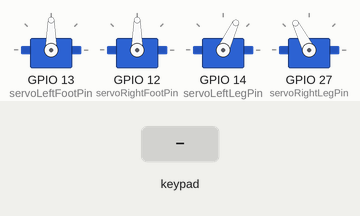
Recording of a program running on a simulated ESP32. Parts: 4 × servo. Inputs (shaded band) come from the test bench. Nothing arrives over Bluetooth unless stated; what the program prints to the serial monitor is not drawn.

Above: at 1.5 s.
1.6 s: key 'X' pressed
At 2.09 s:
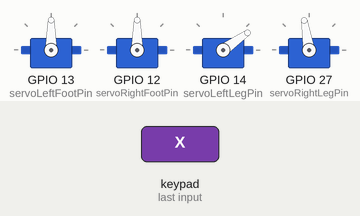
10.6 s: key 'S' pressed
At 12.1 s:
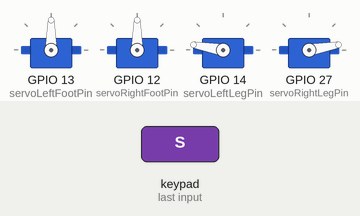
12.4 s: key 'T' pressed
At 13.24 s:
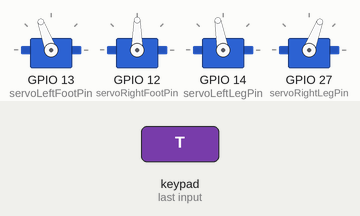
Timing chart, 0 to 17.8 s (numbered marks = the images above; inputs shaded):
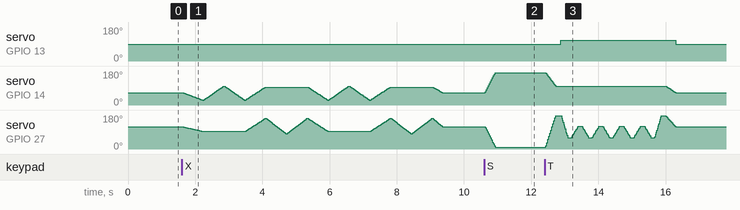

The program:

main.cpp
```cpp
#include <ESP32Servo.h>
#include <PS4Controller.h>

static const int servoLeftFootPin = 13;   // 360° continuous rotation servo
static const int servoLeftLegPin = 14;    // Standard 180° servo
static const int servoRightFootPin = 12;  // 360° continuous rotation servo
static const int servoRightLegPin = 27;   // Standard 180° servo

Servo servoLeftFoot;
Servo servoLeftLeg;
Servo servoRightFoot;
Servo servoRightLeg;

bool wasSquarePressed = false;
bool wasCirclePressed = false;
bool wasTrianglePressed = false;
bool wasCrossPressed = false;
bool wasL1Pressed = false;
bool wasR1Pressed = false;
bool SquareStateActive = false;
bool manualOverride = false;

const int JOYSTICK_DEADZONE = 10;
const int MAX_SERVO_SPEED = 180;

int LNP = 65;     // Left leg neutral position
int RNP = 117;    // Right leg neutral position

void onConnect() {
  Serial.println("Connected!");
}

void onDisConnect() {
  Serial.println("Disconnected!");
}

void moveServosSmooth(Servo &servo1, int start1, int end1, Servo &servo2, int start2, int end2, int steps, int delayTime) {
  int diff1 = end1 - start1;
  int diff2 = end2 - start2;
  for (int i = 0; i <= steps; i++) {
    int pos1 = start1 + (diff1 * i / steps);
    int pos2 = start2 + (diff2 * i / steps);
    servo1.write(pos1);
    servo2.write(pos2);
    delay(delayTime);
  }
}

void moveServoSmooth(Servo &servo1, int start1, int end1, int steps, int delayTime) {
  int diff = end1 - start1;

  for (int i = 0; i <= steps; i++) {
    int pos = start1 + (diff * i / steps);
    servo1.write(pos);
    delay(delayTime);
  }
}

void returnToNeutral() {
  int currentLeftLeg = servoLeftLeg.read();
  int currentRightLeg = servoRightLeg.read();

  moveServosSmooth(servoLeftLeg, currentLeftLeg, LNP, servoRightLeg, currentRightLeg, RNP, 20, 15);

  servoLeftFoot.write(90);
  servoRightFoot.write(90);
}

int mapJoystickToSpeed(int value) {
  if (abs(value) < JOYSTICK_DEADZONE) {
    return 90;  // Center position - stop for 360° servos
  }

  int mappedSpeed = map(value, -128, 127, 0, 180);  // Maps to full speed range for 360° servos
  return mappedSpeed;
  }

void rightLegSwing() {
  moveServosSmooth(servoLeftLeg, servoLeftLeg.read(), 100, servoRightLeg, servoRightLeg.read(), 175, 20, 15); // Pozycja lewa
  delay(150);
  servoLeftFoot.write(90+20);  // Obrót lewej stopy serwo 360

  moveServoSmooth(servoRightLeg, 175, 60, 20, 10);
  delay(100);

  for (int i = 0; i < 4; i++) {
    moveServoSmooth(servoRightLeg, 60, 120, 20, 10);
    delay(100);
    moveServoSmooth(servoRightLeg, 120, 60, 20, 10);
    delay(100);
  }

  moveServoSmooth(servoRightLeg, 60, 175, 20, 10);
  delay(100);
}

void moonWalk() {
  for (int i = 0; i < 2; i++) {
    moveServosSmooth(servoLeftLeg, servoLeftLeg.read(), 25, servoRightLeg, servoRightLeg.read(), 93, 30, 20);
    moveServoSmooth(servoLeftLeg, servoLeftLeg.read(), 100, 30, 20);
    moveServoSmooth(servoLeftLeg, servoLeftLeg.read(), 25, 30, 20);
    moveServosSmooth(servoLeftLeg, servoLeftLeg.read(), 95, servoRightLeg, servoRightLeg.read(), 162, 30, 20);
    moveServoSmooth(servoRightLeg, servoRightLeg.read(), 80, 30, 20);
    moveServoSmooth(servoRightLeg, servoRightLeg.read(), 162, 30, 20);
  }
}

void setup() {
  servoLeftFoot.attach(servoLeftFootPin, 544, 2400);
  servoRightFoot.attach(servoRightFootPin, 544, 2400);

  servoLeftLeg.attach(servoLeftLegPin, 544, 2400);
  servoRightLeg.attach(servoRightLegPin, 544, 2400);

  servoLeftFoot.write(90);    // Stop - no rotation
  servoRightFoot.write(90);   // Stop - no rotation

  servoLeftLeg.write(LNP);     // Position in degrees
  servoRightLeg.write(RNP);   // Position in degrees

  Serial.begin(115200);
  PS4.attachOnConnect(onConnect);
  PS4.attachOnDisconnect(onDisConnect);
  PS4.begin();
  Serial.println("Ready.");

  delay(300);
}

void loop() {
  if (PS4.isConnected()) {
    // Sterowanie serwami 360 za pomocą joysticków (gdy nie ma manualOverride)
    if (!manualOverride) {
      int leftFootSpeed = mapJoystickToSpeed(PS4.LStickY());
      int rightFootSpeed = mapJoystickToSpeed(PS4.RStickY());

      servoLeftFoot.write(leftFootSpeed);
      servoRightFoot.write(180 - rightFootSpeed);
    }

    // Square button handling
    if (PS4.Square()) {
      if (!wasSquarePressed) {
        wasSquarePressed = true;
        if (!SquareStateActive) {
          moveServosSmooth(servoLeftLeg, servoLeftLeg.read(), 170, servoRightLeg, servoRightLeg.read(), 10, 20, 15);
          SquareStateActive = true;
        } else {
          returnToNeutral();
          SquareStateActive = false;
        }
      }
    } else {
      wasSquarePressed = false;
    }

    // L1 button handling
    if (PS4.L1()) {
      if (!wasL1Pressed) {
        manualOverride = true;  // Blokowanie joysticka
        moveServosSmooth(servoLeftLeg, servoLeftLeg.read(), 100, servoRightLeg, servoRightLeg.read(), 175, 20, 15); // Pozycja idąca lewa
        delay(150);
        servoLeftFoot.write(90 + 25); // Obrót w prawo, ustawienie prędkości serwa 360
        wasL1Pressed = true;
      }
    } else if (wasL1Pressed) {
      servoLeftFoot.write(90); // Natychmiastowe zatrzymanie obrotu
      delay(150);
      returnToNeutral();
      manualOverride = false; // Odblokowanie joysticka
      wasL1Pressed = false;
    }

    // R1 button handling
    if (PS4.R1()) {
      if (!wasR1Pressed) {
        manualOverride = true;  // Blokowanie joysticka
        moveServosSmooth(servoRightLeg, servoRightLeg.read(), 80, servoLeftLeg, servoLeftLeg.read(), 5, 20, 15);  // Pozycja idąca prawo
        delay(150);
        servoRightFoot.write(90 - 20); // Obrót w lewo, ustawienie prędkości serwa 360
        wasR1Pressed = true;
      }
    } else if (wasR1Pressed) {
      servoRightFoot.write(90); // Natychmiastowe zatrzymanie obrotu
      delay(150);
      returnToNeutral();
      manualOverride = false; // Odblokowanie joysticka
      wasR1Pressed = false;
    }

    // Triangle button handling
    if (PS4.Triangle()) {
      if (!wasTrianglePressed) {
        manualOverride = true;  // Blokowanie joysticka
        rightLegSwing();
        wasTrianglePressed = true;
      }
    } else if (wasTrianglePressed) {
      returnToNeutral();  // Powrót do neutralnej pozycji po zakończeniu ruchów
      manualOverride = false; // Odblokowanie joysticka
      wasTrianglePressed = false;
    }

    // Cross butto handling
    if (PS4.Cross()) {
      if (!wasCrossPressed) {
        manualOverride = true;
        moonWalk();
        wasCrossPressed = true;
      }
    } else if (wasCrossPressed) {
      returnToNeutral();  // Powrót do neutralnej pozycji po zakończeniu ruchów
      manualOverride = false; // Odblokowanie joysticka
      wasCrossPressed = false;
    }

  }
}
```

Measured:
- after the input at 10.6 s, servo on GPIO 14 (servoLeftLegPin): moves from 65° to 170° over 0.30 s, starting at once; servo on GPIO 27 (servoRightLegPin): moves from 117° to 10° over 0.30 s, starting at once
